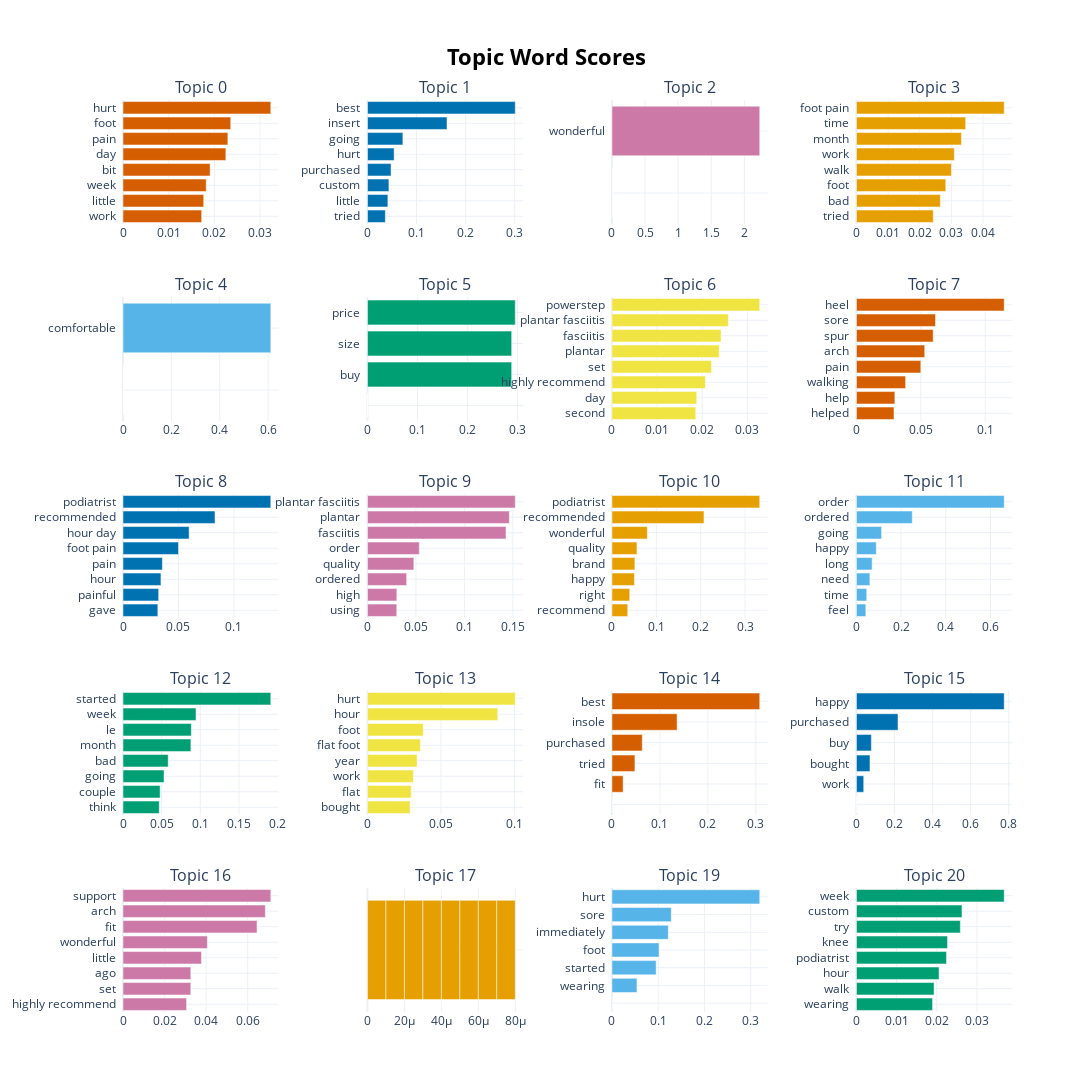

The cell this chart's notebook holds for it:
### Code cell
# Visualize top topic keywords
topic_model.visualize_barchart(top_n_topics=20,n_words=8, width=400)

### Figure 1 — Plotly figure (JSON) as saved in the notebook; plotly's stock layout.template omitted (floating-point values rounded to 4 significant figures)
{"data": [{"marker": {"color": "#D55E00"}, "orientation": "h", "type": "bar", "x": [0.01721, 0.01766, 0.01821, 0.01906, 0.0225, 0.02294, 0.02357, 0.03234], "xaxis": "x", "y": ["work  ", "little  ", "week  ", "bit  ", "day  ", "pain  ", "foot  ", "hurt  "], "yaxis": "y"}, {"marker": {"color": "#0072B2"}, "orientation": "h", "type": "bar", "x": [0.03642, 0.04153, 0.04369, 0.04805, 0.05432, 0.07216, 0.162, 0.3011], "xaxis": "x2", "y": ["tried  ", "little  ", "custom  ", "purchased  ", "hurt  ", "going  ", "insert  ", "best  "], "yaxis": "y2"}, {"marker": {"color": "#CC79A7"}, "orientation": "h", "type": "bar", "x": [1e-05, 1e-05, 1e-05, 1e-05, 1e-05, 1e-05, 1e-05, 2.232], "xaxis": "x3", "y": ["  ", "  ", "  ", "  ", "  ", "  ", "  ", "wonderful  "], "yaxis": "y3"}, {"marker": {"color": "#E69F00"}, "orientation": "h", "type": "bar", "x": [0.02428, 0.02651, 0.02823, 0.03, 0.03093, 0.03317, 0.03451, 0.04669], "xaxis": "x4", "y": ["tried  ", "bad  ", "foot  ", "walk  ", "work  ", "month  ", "time  ", "foot pain  "], "yaxis": "y4"}, {"marker": {"color": "#56B4E9"}, "orientation": "h", "type": "bar", "x": [1e-05, 1e-05, 1e-05, 1e-05, 1e-05, 1e-05, 1e-05, 0.6109], "xaxis": "x5", "y": ["  ", "  ", "  ", "  ", "  ", "  ", "  ", "comfortable  "], "yaxis": "y5"}, {"marker": {"color": "#009E73"}, "orientation": "h", "type": "bar", "x": [1e-05, 1e-05, 1e-05, 1e-05, 1e-05, 0.288, 0.288, 0.2952], "xaxis": "x6", "y": ["  ", "  ", "  ", "  ", "  ", "buy  ", "size  ", "price  "], "yaxis": "y6"}, {"marker": {"color": "#F0E442"}, "orientation": "h", "type": "bar", "x": [0.01856, 0.01877, 0.02069, 0.02205, 0.02375, 0.02416, 0.02578, 0.03273], "xaxis": "x7", "y": ["second  ", "day  ", "highly recommend  ", "set  ", "plantar  ", "fasciitis  ", "plantar fasciitis  ", "powerstep  "], "yaxis": "y7"}, {"marker": {"color": "#D55E00"}, "orientation": "h", "type": "bar", "x": [0.02917, 0.02986, 0.03821, 0.05, 0.05304, 0.05961, 0.06142, 0.1148], "xaxis": "x8", "y": ["helped  ", "help  ", "walking  ", "pain  ", "arch  ", "spur  ", "sore  ", "heel  "], "yaxis": "y8"}, {"marker": {"color": "#0072B2"}, "orientation": "h", "type": "bar", "x": [0.03139, 0.03215, 0.03421, 0.0355, 0.05002, 0.05959, 0.08294, 0.1332], "xaxis": "x9", "y": ["gave  ", "painful  ", "hour  ", "pain  ", "foot pain  ", "hour day  ", "recommended  ", "podiatrist  "], "yaxis": "y9"}, {"marker": {"color": "#CC79A7"}, "orientation": "h", "type": "bar", "x": [0.03023, 0.03031, 0.04039, 0.04786, 0.05346, 0.1429, 0.1464, 0.1525], "xaxis": "x10", "y": ["using  ", "high  ", "ordered  ", "quality  ", "order  ", "fasciitis  ", "plantar  ", "plantar fasciitis  "], "yaxis": "y10"}, {"marker": {"color": "#E69F00"}, "orientation": "h", "type": "bar", "x": [0.03563, 0.04006, 0.05084, 0.05168, 0.05641, 0.07972, 0.2073, 0.333], "xaxis": "x11", "y": ["recommend  ", "right  ", "happy  ", "brand  ", "quality  ", "wonderful  ", "recommended  ", "podiatrist  "], "yaxis": "y11"}, {"marker": {"color": "#56B4E9"}, "orientation": "h", "type": "bar", "x": [0.04222, 0.04621, 0.06032, 0.07031, 0.08897, 0.1127, 0.2499, 0.6616], "xaxis": "x12", "y": ["feel  ", "time  ", "need  ", "long  ", "happy  ", "going  ", "ordered  ", "order  "], "yaxis": "y12"}, {"marker": {"color": "#009E73"}, "orientation": "h", "type": "bar", "x": [0.04689, 0.04803, 0.05306, 0.05848, 0.0878, 0.08842, 0.09446, 0.1912], "xaxis": "x13", "y": ["think  ", "couple  ", "going  ", "bad  ", "month  ", "le  ", "week  ", "started  "], "yaxis": "y13"}, {"marker": {"color": "#F0E442"}, "orientation": "h", "type": "bar", "x": [0.02901, 0.02976, 0.03124, 0.03378, 0.03602, 0.03802, 0.08869, 0.1006], "xaxis": "x14", "y": ["bought  ", "flat  ", "work  ", "year  ", "flat foot  ", "foot  ", "hour  ", "hurt  "], "yaxis": "y14"}, {"marker": {"color": "#D55E00"}, "orientation": "h", "type": "bar", "x": [1e-05, 1e-05, 1e-05, 0.02332, 0.04792, 0.06322, 0.1358, 0.3082], "xaxis": "x15", "y": ["  ", "  ", "  ", "fit  ", "tried  ", "purchased  ", "insole  ", "best  "], "yaxis": "y15"}, {"marker": {"color": "#0072B2"}, "orientation": "h", "type": "bar", "x": [1e-05, 1e-05, 1e-05, 0.03834, 0.0712, 0.07856, 0.2184, 0.7764], "xaxis": "x16", "y": ["  ", "  ", "  ", "work  ", "bought  ", "buy  ", "purchased  ", "happy  "], "yaxis": "y16"}, {"marker": {"color": "#CC79A7"}, "orientation": "h", "type": "bar", "x": [0.03059, 0.03261, 0.03261, 0.03776, 0.04058, 0.06446, 0.06847, 0.07109], "xaxis": "x17", "y": ["highly recommend  ", "set  ", "ago  ", "little  ", "wonderful  ", "fit  ", "arch  ", "support  "], "yaxis": "y17"}, {"marker": {"color": "#E69F00"}, "orientation": "h", "type": "bar", "x": [1e-05, 1e-05, 1e-05, 1e-05, 1e-05, 1e-05, 1e-05, 1e-05], "xaxis": "x18", "y": ["  ", "  ", "  ", "  ", "  ", "  ", "  ", "  "], "yaxis": "y18"}, {"marker": {"color": "#56B4E9"}, "orientation": "h", "type": "bar", "x": [1e-05, 1e-05, 0.05407, 0.09559, 0.1019, 0.1218, 0.1283, 0.3196], "xaxis": "x19", "y": ["  ", "  ", "wearing  ", "started  ", "foot  ", "immediately  ", "sore  ", "hurt  "], "yaxis": "y19"}, {"marker": {"color": "#009E73"}, "orientation": "h", "type": "bar", "x": [0.01895, 0.01933, 0.02057, 0.02243, 0.02267, 0.02587, 0.02627, 0.03679], "xaxis": "x20", "y": ["wearing  ", "walk  ", "hour  ", "podiatrist  ", "knee  ", "try  ", "custom  ", "week  "], "yaxis": "y20"}], "layout": {"annotations": [{"font": {"size": 16}, "showarrow": false, "text": "Topic 0", "x": 0.0875, "xanchor": "center", "xref": "paper", "y": 1.0, "yanchor": "bottom", "yref": "paper"}, {"font": {"size": 16}, "showarrow": false, "text": "Topic 1", "x": 0.3625, "xanchor": "center", "xref": "paper", "y": 1.0, "yanchor": "bottom", "yref": "paper"}, {"font": {"size": 16}, "showarrow": false, "text": "Topic 2", "x": 0.6375, "xanchor": "center", "xref": "paper", "y": 1.0, "yanchor": "bottom", "yref": "paper"}, {"font": {"size": 16}, "showarrow": false, "text": "Topic 3", "x": 0.9125, "xanchor": "center", "xref": "paper", "y": 1.0, "yanchor": "bottom", "yref": "paper"}, {"font": {"size": 16}, "showarrow": false, "text": "Topic 4", "x": 0.0875, "xanchor": "center", "xref": "paper", "y": 0.784, "yanchor": "bottom", "yref": "paper"}, {"font": {"size": 16}, "showarrow": false, "text": "Topic 5", "x": 0.3625, "xanchor": "center", "xref": "paper", "y": 0.784, "yanchor": "bottom", "yref": "paper"}, {"font": {"size": 16}, "showarrow": false, "text": "Topic 6", "x": 0.6375, "xanchor": "center", "xref": "paper", "y": 0.784, "yanchor": "bottom", "yref": "paper"}, {"font": {"size": 16}, "showarrow": false, "text": "Topic 7", "x": 0.9125, "xanchor": "center", "xref": "paper", "y": 0.784, "yanchor": "bottom", "yref": "paper"}, {"font": {"size": 16}, "showarrow": false, "text": "Topic 8", "x": 0.0875, "xanchor": "center", "xref": "paper", "y": 0.568, "yanchor": "bottom", "yref": "paper"}, {"font": {"size": 16}, "showarrow": false, "text": "Topic 9", "x": 0.3625, "xanchor": "center", "xref": "paper", "y": 0.568, "yanchor": "bottom", "yref": "paper"}, {"font": {"size": 16}, "showarrow": false, "text": "Topic 10", "x": 0.6375, "xanchor": "center", "xref": "paper", "y": 0.568, "yanchor": "bottom", "yref": "paper"}, {"font": {"size": 16}, "showarrow": false, "text": "Topic 11", "x": 0.9125, "xanchor": "center", "xref": "paper", "y": 0.568, "yanchor": "bottom", "yref": "paper"}, {"font": {"size": 16}, "showarrow": false, "text": "Topic 12", "x": 0.0875, "xanchor": "center", "xref": "paper", "y": 0.352, "yanchor": "bottom", "yref": "paper"}, {"font": {"size": 16}, "showarrow": false, "text": "Topic 13", "x": 0.3625, "xanchor": "center", "xref": "paper", "y": 0.352, "yanchor": "bottom", "yref": "paper"}, {"font": {"size": 16}, "showarrow": false, "text": "Topic 14", "x": 0.6375, "xanchor": "center", "xref": "paper", "y": 0.352, "yanchor": "bottom", "yref": "paper"}, {"font": {"size": 16}, "showarrow": false, "text": "Topic 15", "x": 0.9125, "xanchor": "center", "xref": "paper", "y": 0.352, "yanchor": "bottom", "yref": "paper"}, {"font": {"size": 16}, "showarrow": false, "text": "Topic 16", "x": 0.0875, "xanchor": "center", "xref": "paper", "y": 0.136, "yanchor": "bottom", "yref": "paper"}, {"font": {"size": 16}, "showarrow": false, "text": "Topic 17", "x": 0.3625, "xanchor": "center", "xref": "paper", "y": 0.136, "yanchor": "bottom", "yref": "paper"}, {"font": {"size": 16}, "showarrow": false, "text": "Topic 19", "x": 0.6375, "xanchor": "center", "xref": "paper", "y": 0.136, "yanchor": "bottom", "yref": "paper"}, {"font": {"size": 16}, "showarrow": false, "text": "Topic 20", "x": 0.9125, "xanchor": "center", "xref": "paper", "y": 0.136, "yanchor": "bottom", "yref": "paper"}], "height": 1250, "hoverlabel": {"bgcolor": "white", "font": {"family": "Rockwell", "size": 16}}, "showlegend": false, "title": {"font": {"color": "Black", "size": 22}, "text": "<b>Topic Word Scores", "x": 0.5, "xanchor": "center", "yanchor": "top"}, "width": 1600, "xaxis": {"anchor": "y", "domain": [0, 0.175], "showgrid": true}, "xaxis10": {"anchor": "y10", "domain": [0.275, 0.45], "showgrid": true}, "xaxis11": {"anchor": "y11", "domain": [0.55, 0.725], "showgrid": true}, "xaxis12": {"anchor": "y12", "domain": [0.825, 1], "showgrid": true}, "xaxis13": {"anchor": "y13", "domain": [0, 0.175], "showgrid": true}, "xaxis14": {"anchor": "y14", "domain": [0.275, 0.45], "showgrid": true}, "xaxis15": {"anchor": "y15", "domain": [0.55, 0.725], "showgrid": true}, "xaxis16": {"anchor": "y16", "domain": [0.825, 1], "showgrid": true}, "xaxis17": {"anchor": "y17", "domain": [0, 0.175], "showgrid": true}, "xaxis18": {"anchor": "y18", "domain": [0.275, 0.45], "showgrid": true}, "xaxis19": {"anchor": "y19", "domain": [0.55, 0.725], "showgrid": true}, "xaxis2": {"anchor": "y2", "domain": [0.275, 0.45], "showgrid": true}, "xaxis20": {"anchor": "y20", "domain": [0.825, 1], "showgrid": true}, "xaxis3": {"anchor": "y3", "domain": [0.55, 0.725], "showgrid": true}, "xaxis4": {"anchor": "y4", "domain": [0.825, 1], "showgrid": true}, "xaxis5": {"anchor": "y5", "domain": [0, 0.175], "showgrid": true}, "xaxis6": {"anchor": "y6", "domain": [0.275, 0.45], "showgrid": true}, "xaxis7": {"anchor": "y7", "domain": [0.55, 0.725], "showgrid": true}, "xaxis8": {"anchor": "y8", "domain": [0.825, 1], "showgrid": true}, "xaxis9": {"anchor": "y9", "domain": [0, 0.175], "showgrid": true}, "yaxis": {"anchor": "x", "domain": [0.864, 1.0], "showgrid": true}, "yaxis10": {"anchor": "x10", "domain": [0.432, 0.568], "showgrid": true}, "yaxis11": {"anchor": "x11", "domain": [0.432, 0.568], "showgrid": true}, "yaxis12": {"anchor": "x12", "domain": [0.432, 0.568], "showgrid": true}, "yaxis13": {"anchor": "x13", "domain": [0.216, 0.352], "showgrid": true}, "yaxis14": {"anchor": "x14", "domain": [0.216, 0.352], "showgrid": true}, "yaxis15": {"anchor": "x15", "domain": [0.216, 0.352], "showgrid": true}, "yaxis16": {"anchor": "x16", "domain": [0.216, 0.352], "showgrid": true}, "yaxis17": {"anchor": "x17", "domain": [0, 0.136], "showgrid": true}, "yaxis18": {"anchor": "x18", "domain": [0, 0.136], "showgrid": true}, "yaxis19": {"anchor": "x19", "domain": [0, 0.136], "showgrid": true}, "yaxis2": {"anchor": "x2", "domain": [0.864, 1.0], "showgrid": true}, "yaxis20": {"anchor": "x20", "domain": [0, 0.136], "showgrid": true}, "yaxis3": {"anchor": "x3", "domain": [0.864, 1.0], "showgrid": true}, "yaxis4": {"anchor": "x4", "domain": [0.864, 1.0], "showgrid": true}, "yaxis5": {"anchor": "x5", "domain": [0.648, 0.784], "showgrid": true}, "yaxis6": {"anchor": "x6", "domain": [0.648, 0.784], "showgrid": true}, "yaxis7": {"anchor": "x7", "domain": [0.648, 0.784], "showgrid": true}, "yaxis8": {"anchor": "x8", "domain": [0.648, 0.784], "showgrid": true}, "yaxis9": {"anchor": "x9", "domain": [0.432, 0.568], "showgrid": true}}}
